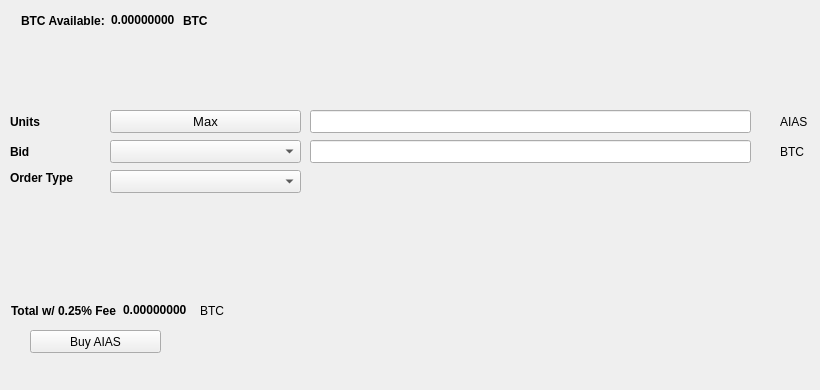
   <widget class="QWidget" name="BuyTab">
    <attribute name="title">
     <string>Buy</string>
    </attribute>
    <widget class="QPushButton" name="BuyAIAS">
     <property name="geometry">
      <rect>
       <x>30</x>
       <y>330</y>
       <width>131</width>
       <height>23</height>
      </rect>
     </property>
     <property name="text">
      <string>Buy AIAS</string>
     </property>
     <property name="icon">
      <iconset resource="../aias.qrc">
       <normaloff>:/icons/bitcoin</normaloff>:/icons/bitcoin</iconset>
     </property>
    </widget>
    <widget class="QLabel" name="label_3">
     <property name="geometry">
      <rect>
       <x>10</x>
       <y>110</y>
       <width>46</width>
       <height>23</height>
      </rect>
     </property>
     <property name="font">
      <font>
       <weight>75</weight>
       <bold>true</bold>
      </font>
     </property>
     <property name="text">
      <string>Units</string>
     </property>
    </widget>
    <widget class="QLineEdit" name="UnitsInput">
     <property name="geometry">
      <rect>
       <x>310</x>
       <y>110</y>
       <width>441</width>
       <height>23</height>
      </rect>
     </property>
     <property name="font">
      <font>
       <pointsize>9</pointsize>
       <weight>75</weight>
       <bold>true</bold>
      </font>
     </property>
    </widget>
    <widget class="QLineEdit" name="BuyBidPriceEdit">
     <property name="geometry">
      <rect>
       <x>310</x>
       <y>140</y>
       <width>441</width>
       <height>23</height>
      </rect>
     </property>
     <property name="font">
      <font>
       <pointsize>9</pointsize>
       <weight>75</weight>
       <bold>true</bold>
      </font>
     </property>
    </widget>
    <widget class="QLabel" name="label_4">
     <property name="geometry">
      <rect>
       <x>780</x>
       <y>110</y>
       <width>31</width>
       <height>23</height>
      </rect>
     </property>
     <property name="text">
      <string>AIAS</string>
     </property>
    </widget>
    <widget class="QLabel" name="label_5">
     <property name="geometry">
      <rect>
       <x>780</x>
       <y>140</y>
       <width>31</width>
       <height>23</height>
      </rect>
     </property>
     <property name="text">
      <string>BTC</string>
     </property>
    </widget>
    <widget class="QLabel" name="label_6">
     <property name="geometry">
      <rect>
       <x>10</x>
       <y>140</y>
       <width>46</width>
       <height>23</height>
      </rect>
     </property>
     <property name="font">
      <font>
       <weight>75</weight>
       <bold>true</bold>
      </font>
     </property>
     <property name="text">
      <string>Bid</string>
     </property>
    </widget>
    <widget class="QLabel" name="label_7">
     <property name="geometry">
      <rect>
       <x>10</x>
       <y>170</y>
       <width>91</width>
       <height>16</height>
      </rect>
     </property>
     <property name="font">
      <font>
       <weight>75</weight>
       <bold>true</bold>
      </font>
     </property>
     <property name="text">
      <string>Order Type</string>
     </property>
    </widget>
    <widget class="QPushButton" name="Buy_Max_Amount">
     <property name="geometry">
      <rect>
       <x>110</x>
       <y>110</y>
       <width>191</width>
       <height>23</height>
      </rect>
     </property>
     <property name="font">
      <font>
       <pointsize>10</pointsize>
      </font>
     </property>
     <property name="text">
      <string>Max</string>
     </property>
    </widget>
    <widget class="QComboBox" name="BuyBidcomboBox">
     <property name="geometry">
      <rect>
       <x>110</x>
       <y>140</y>
       <width>191</width>
       <height>23</height>
      </rect>
     </property>
     <property name="font">
      <font>
       <pointsize>10</pointsize>
      </font>
     </property>
    </widget>
    <widget class="QComboBox" name="buyOrdertypeCombo">
     <property name="geometry">
      <rect>
       <x>110</x>
       <y>170</y>
       <width>191</width>
       <height>23</height>
      </rect>
     </property>
     <property name="font">
      <font>
       <pointsize>10</pointsize>
      </font>
     </property>
    </widget>
    <widget class="QWidget" name="layoutWidget1">
     <property name="geometry">
      <rect>
       <x>21</x>
       <y>11</y>
       <width>227</width>
       <height>19</height>
      </rect>
     </property>
     <layout class="QHBoxLayout" name="horizontalLayout_3">
      <item>
       <widget class="QLabel" name="label232">
        <property name="font">
         <font>
          <weight>75</weight>
          <bold>true</bold>
         </font>
        </property>
        <property name="text">
         <string>BTC Available:</string>
        </property>
       </widget>
      </item>
      <item>
       <widget class="QLabel" name="BtcAvailableLbl">
        <property name="palette">
         <palette>
          <active>
           <colorrole role="WindowText">
            <brush brushstyle="SolidPattern">
             <color alpha="255">
              <red>0</red>
              <green>0</green>
              <blue>0</blue>
             </color>
            </brush>
           </colorrole>
           <colorrole role="Button">
            <brush brushstyle="SolidPattern">
             <color alpha="255">
              <red>0</red>
              <green>170</green>
              <blue>0</blue>
             </color>
            </brush>
           </colorrole>
           <colorrole role="Light">
            <brush brushstyle="SolidPattern">
             <color alpha="255">
              <red>0</red>
              <green>255</green>
              <blue>0</blue>
             </color>
            </brush>
           </colorrole>
           <colorrole role="Midlight">
            <brush brushstyle="SolidPattern">
             <color alpha="255">
              <red>0</red>
              <green>212</green>
              <blue>0</blue>
             </color>
            </brush>
           </colorrole>
           <colorrole role="Dark">
            <brush brushstyle="SolidPattern">
             <color alpha="255">
              <red>0</red>
              <green>85</green>
              <blue>0</blue>
             </color>
            </brush>
           </colorrole>
           <colorrole role="Mid">
            <brush brushstyle="SolidPattern">
             <color alpha="255">
              <red>0</red>
              <green>113</green>
              <blue>0</blue>
             </color>
            </brush>
           </colorrole>
           <colorrole role="Text">
            <brush brushstyle="SolidPattern">
             <color alpha="255">
              <red>0</red>
              <green>170</green>
              <blue>0</blue>
             </color>
            </brush>
           </colorrole>
           <colorrole role="BrightText">
            <brush brushstyle="SolidPattern">
             <color alpha="255">
              <red>255</red>
              <green>255</green>
              <blue>255</blue>
             </color>
            </brush>
           </colorrole>
           <colorrole role="ButtonText">
            <brush brushstyle="SolidPattern">
             <color alpha="255">
              <red>0</red>
              <green>0</green>
              <blue>0</blue>
             </color>
            </brush>
           </colorrole>
           <colorrole role="Base">
            <brush brushstyle="SolidPattern">
             <color alpha="255">
              <red>255</red>
              <green>255</green>
              <blue>255</blue>
             </color>
            </brush>
           </colorrole>
           <colorrole role="Window">
            <brush brushstyle="SolidPattern">
             <color alpha="255">
              <red>0</red>
              <green>170</green>
              <blue>0</blue>
             </color>
            </brush>
           </colorrole>
           <colorrole role="Shadow">
            <brush brushstyle="SolidPattern">
             <color alpha="255">
              <red>0</red>
              <green>0</green>
              <blue>0</blue>
             </color>
            </brush>
           </colorrole>
           <colorrole role="AlternateBase">
            <brush brushstyle="SolidPattern">
             <color alpha="255">
              <red>127</red>
              <green>212</green>
              <blue>127</blue>
             </color>
            </brush>
           </colorrole>
           <colorrole role="ToolTipBase">
            <brush brushstyle="SolidPattern">
             <color alpha="255">
              <red>255</red>
              <green>255</green>
              <blue>220</blue>
             </color>
            </brush>
           </colorrole>
           <colorrole role="ToolTipText">
            <brush brushstyle="SolidPattern">
             <color alpha="255">
              <red>0</red>
              <green>0</green>
              <blue>0</blue>
             </color>
            </brush>
           </colorrole>
          </active>
          <inactive>
           <colorrole role="WindowText">
            <brush brushstyle="SolidPattern">
             <color alpha="255">
              <red>0</red>
              <green>0</green>
              <blue>0</blue>
             </color>
            </brush>
           </colorrole>
           <colorrole role="Button">
            <brush brushstyle="SolidPattern">
             <color alpha="255">
              <red>0</red>
              <green>170</green>
              <blue>0</blue>
             </color>
            </brush>
           </colorrole>
           <colorrole role="Light">
            <brush brushstyle="SolidPattern">
             <color alpha="255">
              <red>0</red>
              <green>255</green>
              <blue>0</blue>
             </color>
            </brush>
           </colorrole>
           <colorrole role="Midlight">
            <brush brushstyle="SolidPattern">
             <color alpha="255">
              <red>0</red>
              <green>212</green>
              <blue>0</blue>
             </color>
            </brush>
           </colorrole>
           <colorrole role="Dark">
            <brush brushstyle="SolidPattern">
             <color alpha="255">
              <red>0</red>
              <green>85</green>
              <blue>0</blue>
             </color>
            </brush>
           </colorrole>
           <colorrole role="Mid">
            <brush brushstyle="SolidPattern">
             <color alpha="255">
              <red>0</red>
              <green>113</green>
              <blue>0</blue>
             </color>
            </brush>
           </colorrole>
           <colorrole role="Text">
            <brush brushstyle="SolidPattern">
             <color alpha="255">
              <red>0</red>
              <green>170</green>
              <blue>0</blue>
             </color>
            </brush>
           </colorrole>
           <colorrole role="BrightText">
            <brush brushstyle="SolidPattern">
             <color alpha="255">
              <red>255</red>
              <green>255</green>
              <blue>255</blue>
             </color>
            </brush>
           </colorrole>
           <colorrole role="ButtonText">
            <brush brushstyle="SolidPattern">
             <color alpha="255">
              <red>0</red>
              <green>0</green>
              <blue>0</blue>
             </color>
            </brush>
           </colorrole>
           <colorrole role="Base">
            <brush brushstyle="SolidPattern">
             <color alpha="255">
              <red>255</red>
              <green>255</green>
              <blue>255</blue>
             </color>
            </brush>
           </colorrole>
           <colorrole role="Window">
            <brush brushstyle="SolidPattern">
             <color alpha="255">
              <red>0</red>
              <green>170</green>
              <blue>0</blue>
             </color>
            </brush>
           </colorrole>
           <colorrole role="Shadow">
            <brush brushstyle="SolidPattern">
             <color alpha="255">
              <red>0</red>
              <green>0</green>
              <blue>0</blue>
             </color>
            </brush>
           </colorrole>
           <colorrole role="AlternateBase">
            <brush brushstyle="SolidPattern">
             <color alpha="255">
              <red>127</red>
              <green>212</green>
              <blue>127</blue>
             </color>
            </brush>
           </colorrole>
           <colorrole role="ToolTipBase">
            <brush brushstyle="SolidPattern">
             <color alpha="255">
              <red>255</red>
              <green>255</green>
              <blue>220</blue>
             </color>
            </brush>
           </colorrole>
           <colorrole role="ToolTipText">
            <brush brushstyle="SolidPattern">
             <color alpha="255">
              <red>0</red>
              <green>0</green>
              <blue>0</blue>
             </color>
            </brush>
           </colorrole>
          </inactive>
          <disabled>
           <colorrole role="WindowText">
            <brush brushstyle="SolidPattern">
             <color alpha="255">
              <red>0</red>
              <green>85</green>
              <blue>0</blue>
             </color>
            </brush>
           </colorrole>
           <colorrole role="Button">
            <brush brushstyle="SolidPattern">
             <color alpha="255">
              <red>0</red>
              <green>170</green>
              <blue>0</blue>
             </color>
            </brush>
           </colorrole>
           <colorrole role="Light">
            <brush brushstyle="SolidPattern">
             <color alpha="255">
              <red>0</red>
              <green>255</green>
              <blue>0</blue>
             </color>
            </brush>
           </colorrole>
           <colorrole role="Midlight">
            <brush brushstyle="SolidPattern">
             <color alpha="255">
              <red>0</red>
              <green>212</green>
              <blue>0</blue>
             </color>
            </brush>
           </colorrole>
           <colorrole role="Dark">
            <brush brushstyle="SolidPattern">
             <color alpha="255">
              <red>0</red>
              <green>85</green>
              <blue>0</blue>
             </color>
            </brush>
           </colorrole>
           <colorrole role="Mid">
            <brush brushstyle="SolidPattern">
             <color alpha="255">
              <red>0</red>
              <green>113</green>
              <blue>0</blue>
             </color>
            </brush>
           </colorrole>
           <colorrole role="Text">
            <brush brushstyle="SolidPattern">
             <color alpha="255">
              <red>0</red>
              <green>85</green>
              <blue>0</blue>
             </color>
            </brush>
           </colorrole>
           <colorrole role="BrightText">
            <brush brushstyle="SolidPattern">
             <color alpha="255">
              <red>255</red>
              <green>255</green>
              <blue>255</blue>
             </color>
            </brush>
           </colorrole>
           <colorrole role="ButtonText">
            <brush brushstyle="SolidPattern">
             <color alpha="255">
              <red>0</red>
              <green>85</green>
              <blue>0</blue>
             </color>
            </brush>
           </colorrole>
           <colorrole role="Base">
            <brush brushstyle="SolidPattern">
             <color alpha="255">
              <red>0</red>
              <green>170</green>
              <blue>0</blue>
             </color>
            </brush>
           </colorrole>
           <colorrole role="Window">
            <brush brushstyle="SolidPattern">
             <color alpha="255">
              <red>0</red>
              <green>170</green>
              <blue>0</blue>
             </color>
            </brush>
           </colorrole>
           <colorrole role="Shadow">
            <brush brushstyle="SolidPattern">
             <color alpha="255">
              <red>0</red>
              <green>0</green>
              <blue>0</blue>
             </color>
            </brush>
           </colorrole>
           <colorrole role="AlternateBase">
            <brush brushstyle="SolidPattern">
             <color alpha="255">
              <red>0</red>
              <green>170</green>
              <blue>0</blue>
             </color>
            </brush>
           </colorrole>
           <colorrole role="ToolTipBase">
            <brush brushstyle="SolidPattern">
             <color alpha="255">
              <red>255</red>
              <green>255</green>
              <blue>220</blue>
             </color>
            </brush>
           </colorrole>
           <colorrole role="ToolTipText">
            <brush brushstyle="SolidPattern">
             <color alpha="255">
              <red>0</red>
              <green>0</green>
              <blue>0</blue>
             </color>
            </brush>
           </colorrole>
          </disabled>
         </palette>
        </property>
        <property name="font">
         <font>
          <weight>75</weight>
          <bold>true</bold>
         </font>
        </property>
        <property name="text">
         <string>0.00000000</string>
        </property>
        <property name="textInteractionFlags">
         <set>Qt::LinksAccessibleByMouse|Qt::TextSelectableByKeyboard|Qt::TextSelectableByMouse</set>
        </property>
       </widget>
      </item>
      <item>
       <widget class="QLabel" name="BtcAvailableLbl_2">
        <property name="font">
         <font>
          <weight>75</weight>
          <bold>true</bold>
         </font>
        </property>
        <property name="text">
         <string>BTC</string>
        </property>
       </widget>
      </item>
     </layout>
    </widget>
    <widget class="QWidget" name="layoutWidge2">
     <property name="geometry">
      <rect>
       <x>11</x>
       <y>301</y>
       <width>259</width>
       <height>19</height>
      </rect>
     </property>
     <layout class="QHBoxLayout" name="horizontalLayout_4">
      <item>
       <widget class="QLabel" name="label_9">
        <property name="font">
         <font>
          <weight>75</weight>
          <bold>true</bold>
         </font>
        </property>
        <property name="text">
         <string>Total w/ 0.25% Fee</string>
        </property>
       </widget>
      </item>
      <item>
       <widget class="QLabel" name="BuyCostLabel">
        <property name="palette">
         <palette>
          <active>
           <colorrole role="WindowText">
            <brush brushstyle="SolidPattern">
             <color alpha="255">
              <red>0</red>
              <green>0</green>
              <blue>0</blue>
             </color>
            </brush>
           </colorrole>
           <colorrole role="Button">
            <brush brushstyle="SolidPattern">
             <color alpha="255">
              <red>0</red>
              <green>170</green>
              <blue>0</blue>
             </color>
            </brush>
           </colorrole>
           <colorrole role="Light">
            <brush brushstyle="SolidPattern">
             <color alpha="255">
              <red>0</red>
              <green>255</green>
              <blue>0</blue>
             </color>
            </brush>
           </colorrole>
           <colorrole role="Midlight">
            <brush brushstyle="SolidPattern">
             <color alpha="255">
              <red>0</red>
              <green>212</green>
              <blue>0</blue>
             </color>
            </brush>
           </colorrole>
           <colorrole role="Dark">
            <brush brushstyle="SolidPattern">
             <color alpha="255">
              <red>0</red>
              <green>85</green>
              <blue>0</blue>
             </color>
            </brush>
           </colorrole>
           <colorrole role="Mid">
            <brush brushstyle="SolidPattern">
             <color alpha="255">
              <red>0</red>
              <green>113</green>
              <blue>0</blue>
             </color>
            </brush>
           </colorrole>
           <colorrole role="Text">
            <brush brushstyle="SolidPattern">
             <color alpha="255">
              <red>0</red>
              <green>170</green>
              <blue>0</blue>
             </color>
            </brush>
           </colorrole>
           <colorrole role="BrightText">
            <brush brushstyle="SolidPattern">
             <color alpha="255">
              <red>255</red>
              <green>255</green>
              <blue>255</blue>
             </color>
            </brush>
           </colorrole>
           <colorrole role="ButtonText">
            <brush brushstyle="SolidPattern">
             <color alpha="255">
              <red>0</red>
              <green>0</green>
              <blue>0</blue>
             </color>
            </brush>
           </colorrole>
           <colorrole role="Base">
            <brush brushstyle="SolidPattern">
             <color alpha="255">
              <red>255</red>
              <green>255</green>
              <blue>255</blue>
             </color>
            </brush>
           </colorrole>
           <colorrole role="Window">
            <brush brushstyle="SolidPattern">
             <color alpha="255">
              <red>0</red>
              <green>170</green>
              <blue>0</blue>
             </color>
            </brush>
           </colorrole>
           <colorrole role="Shadow">
            <brush brushstyle="SolidPattern">
             <color alpha="255">
              <red>0</red>
              <green>0</green>
              <blue>0</blue>
             </color>
            </brush>
           </colorrole>
           <colorrole role="AlternateBase">
            <brush brushstyle="SolidPattern">
             <color alpha="255">
              <red>127</red>
              <green>212</green>
              <blue>127</blue>
             </color>
            </brush>
           </colorrole>
           <colorrole role="ToolTipBase">
            <brush brushstyle="SolidPattern">
             <color alpha="255">
              <red>255</red>
              <green>255</green>
              <blue>220</blue>
             </color>
            </brush>
           </colorrole>
           <colorrole role="ToolTipText">
            <brush brushstyle="SolidPattern">
             <color alpha="255">
              <red>0</red>
              <green>0</green>
              <blue>0</blue>
             </color>
            </brush>
           </colorrole>
          </active>
          <inactive>
           <colorrole role="WindowText">
            <brush brushstyle="SolidPattern">
             <color alpha="255">
              <red>0</red>
              <green>0</green>
              <blue>0</blue>
             </color>
            </brush>
           </colorrole>
           <colorrole role="Button">
            <brush brushstyle="SolidPattern">
             <color alpha="255">
              <red>0</red>
              <green>170</green>
              <blue>0</blue>
             </color>
            </brush>
           </colorrole>
           <colorrole role="Light">
            <brush brushstyle="SolidPattern">
             <color alpha="255">
              <red>0</red>
              <green>255</green>
              <blue>0</blue>
             </color>
            </brush>
           </colorrole>
           <colorrole role="Midlight">
            <brush brushstyle="SolidPattern">
             <color alpha="255">
              <red>0</red>
              <green>212</green>
              <blue>0</blue>
             </color>
            </brush>
           </colorrole>
           <colorrole role="Dark">
            <brush brushstyle="SolidPattern">
             <color alpha="255">
              <red>0</red>
              <green>85</green>
              <blue>0</blue>
             </color>
            </brush>
           </colorrole>
           <colorrole role="Mid">
            <brush brushstyle="SolidPattern">
             <color alpha="255">
              <red>0</red>
              <green>113</green>
              <blue>0</blue>
             </color>
            </brush>
           </colorrole>
           <colorrole role="Text">
            <brush brushstyle="SolidPattern">
             <color alpha="255">
              <red>0</red>
              <green>170</green>
              <blue>0</blue>
             </color>
            </brush>
           </colorrole>
           <colorrole role="BrightText">
            <brush brushstyle="SolidPattern">
             <color alpha="255">
              <red>255</red>
              <green>255</green>
              <blue>255</blue>
             </color>
            </brush>
           </colorrole>
           <colorrole role="ButtonText">
            <brush brushstyle="SolidPattern">
             <color alpha="255">
              <red>0</red>
              <green>0</green>
              <blue>0</blue>
             </color>
            </brush>
           </colorrole>
           <colorrole role="Base">
            <brush brushstyle="SolidPattern">
             <color alpha="255">
              <red>255</red>
              <green>255</green>
              <blue>255</blue>
             </color>
            </brush>
           </colorrole>
           <colorrole role="Window">
            <brush brushstyle="SolidPattern">
             <color alpha="255">
              <red>0</red>
              <green>170</green>
              <blue>0</blue>
             </color>
            </brush>
           </colorrole>
           <colorrole role="Shadow">
            <brush brushstyle="SolidPattern">
             <color alpha="255">
              <red>0</red>
              <green>0</green>
              <blue>0</blue>
             </color>
            </brush>
           </colorrole>
           <colorrole role="AlternateBase">
            <brush brushstyle="SolidPattern">
             <color alpha="255">
              <red>127</red>
              <green>212</green>
              <blue>127</blue>
             </color>
            </brush>
           </colorrole>
           <colorrole role="ToolTipBase">
            <brush brushstyle="SolidPattern">
             <color alpha="255">
              <red>255</red>
              <green>255</green>
              <blue>220</blue>
             </color>
            </brush>
           </colorrole>
           <colorrole role="ToolTipText">
            <brush brushstyle="SolidPattern">
             <color alpha="255">
              <red>0</red>
              <green>0</green>
              <blue>0</blue>
             </color>
            </brush>
           </colorrole>
          </inactive>
          <disabled>
           <colorrole role="WindowText">
            <brush brushstyle="SolidPattern">
             <color alpha="255">
              <red>0</red>
              <green>85</green>
              <blue>0</blue>
             </color>
            </brush>
           </colorrole>
           <colorrole role="Button">
            <brush brushstyle="SolidPattern">
             <color alpha="255">
              <red>0</red>
              <green>170</green>
              <blue>0</blue>
             </color>
            </brush>
           </colorrole>
           <colorrole role="Light">
            <brush brushstyle="SolidPattern">
             <color alpha="255">
              <red>0</red>
              <green>255</green>
              <blue>0</blue>
             </color>
            </brush>
           </colorrole>
           <colorrole role="Midlight">
            <brush brushstyle="SolidPattern">
             <color alpha="255">
              <red>0</red>
              <green>212</green>
              <blue>0</blue>
             </color>
            </brush>
           </colorrole>
           <colorrole role="Dark">
            <brush brushstyle="SolidPattern">
             <color alpha="255">
              <red>0</red>
              <green>85</green>
              <blue>0</blue>
             </color>
            </brush>
           </colorrole>
           <colorrole role="Mid">
            <brush brushstyle="SolidPattern">
             <color alpha="255">
              <red>0</red>
              <green>113</green>
              <blue>0</blue>
             </color>
            </brush>
           </colorrole>
           <colorrole role="Text">
            <brush brushstyle="SolidPattern">
             <color alpha="255">
              <red>0</red>
              <green>85</green>
              <blue>0</blue>
             </color>
            </brush>
           </colorrole>
           <colorrole role="BrightText">
            <brush brushstyle="SolidPattern">
             <color alpha="255">
              <red>255</red>
              <green>255</green>
              <blue>255</blue>
             </color>
            </brush>
           </colorrole>
           <colorrole role="ButtonText">
            <brush brushstyle="SolidPattern">
             <color alpha="255">
              <red>0</red>
              <green>85</green>
              <blue>0</blue>
             </color>
            </brush>
           </colorrole>
           <colorrole role="Base">
            <brush brushstyle="SolidPattern">
             <color alpha="255">
              <red>0</red>
              <green>170</green>
              <blue>0</blue>
             </color>
            </brush>
           </colorrole>
           <colorrole role="Window">
            <brush brushstyle="SolidPattern">
             <color alpha="255">
              <red>0</red>
              <green>170</green>
              <blue>0</blue>
             </color>
            </brush>
           </colorrole>
           <colorrole role="Shadow">
            <brush brushstyle="SolidPattern">
             <color alpha="255">
              <red>0</red>
              <green>0</green>
              <blue>0</blue>
             </color>
            </brush>
           </colorrole>
           <colorrole role="AlternateBase">
            <brush brushstyle="SolidPattern">
             <color alpha="255">
              <red>0</red>
              <green>170</green>
              <blue>0</blue>
             </color>
            </brush>
           </colorrole>
           <colorrole role="ToolTipBase">
            <brush brushstyle="SolidPattern">
             <color alpha="255">
              <red>255</red>
              <green>255</green>
              <blue>220</blue>
             </color>
            </brush>
           </colorrole>
           <colorrole role="ToolTipText">
            <brush brushstyle="SolidPattern">
             <color alpha="255">
              <red>0</red>
              <green>0</green>
              <blue>0</blue>
             </color>
            </brush>
           </colorrole>
          </disabled>
         </palette>
        </property>
        <property name="font">
         <font>
          <weight>75</weight>
          <bold>true</bold>
         </font>
        </property>
        <property name="autoFillBackground">
         <bool>false</bool>
        </property>
        <property name="text">
         <string>0.00000000</string>
        </property>
        <property name="textInteractionFlags">
         <set>Qt::LinksAccessibleByMouse|Qt::TextSelectableByMouse</set>
        </property>
       </widget>
      </item>
      <item>
       <widget class="QLabel" name="label_10">
        <property name="font">
         <font>
          <weight>50</weight>
          <bold>false</bold>
         </font>
        </property>
        <property name="text">
         <string>BTC</string>
        </property>
       </widget>
      </item>
     </layout>
    </widget>
    <widget class="QLabel" name="label_24">
     <property name="geometry">
      <rect>
       <x>460</x>
       <y>300</y>
       <width>281</width>
       <height>81</height>
      </rect>
     </property>
     <property name="text">
      <string/>
     </property>
     <property name="pixmap">
      <pixmap>:/images/bittrex</pixmap>
     </property>
    </widget>
   </widget>
